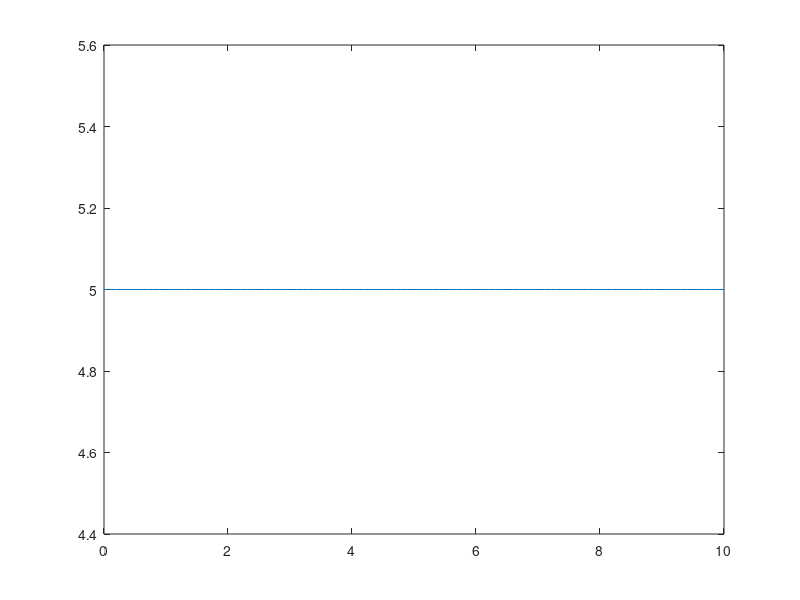
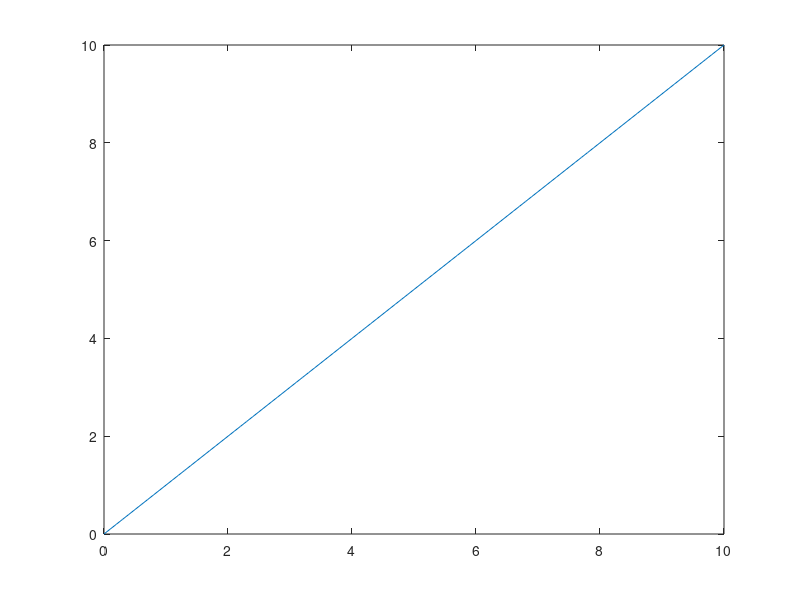

Reproduce these figures in MATLAB, in order.

%% Clear Workspace
clear      %cancella workspace
close all  %chiude le figure
clc        %cancella la riga di comando
%% Matrici del sistema
A = 0;
B = 1;
C = 1;
D = 0;
%% Creo l'oggetto Sistema con la funzione "ss()"
lti_model = ss(A, B, C, D);

%% Get simulated response data: "lsim()"

%% Evoluzione libera:
% - ingresso nullo
% - condizione iniziale non nulla

% genero intervallo temporale
t = 0:0.1:10;
% setto l'ingresso temporalmente nullo == 0  per ogni t
u_free = zeros(length(t), 1);
% condizione iniziale != 0
x0_free = 5;

% simulo la risposta libera
[y_free, t_free, x_free] = lsim(lti_model, u_free, t, x0_free);
fig1 = figure(1);
set(fig1, 'Name', 'Evoluzione libera');
plot(t_free, x_free);

%% Evoluzione forzata:
% - ingresso non nullo
% - condizione iniziale nulla

% genero intervallo temporale
t = 0:0.1:10;
% setto l'ingresso temporalmente nullo == 0  per ogni t
u_forced = ones(length(t), 1);
% condizione iniziale != 0
x0_forced = 0;

% simulo la risposta libera
[y_forced, t_forced, x_forced] = lsim(lti_model, u_forced, t, x0_forced);

fig2 = figure(2);
set(fig2, 'Name', 'Evoluzione forzata');
plot(t_free, x_free);
plot(t_forced, x_forced);